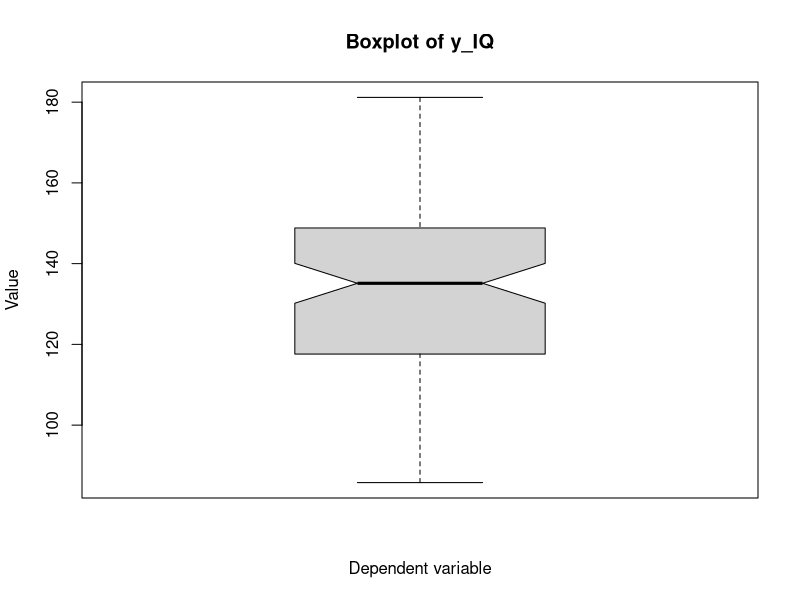
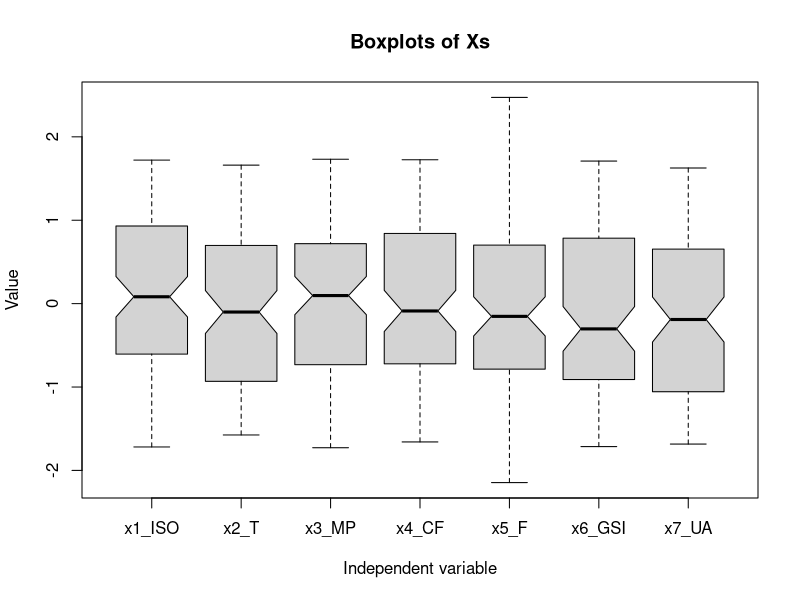
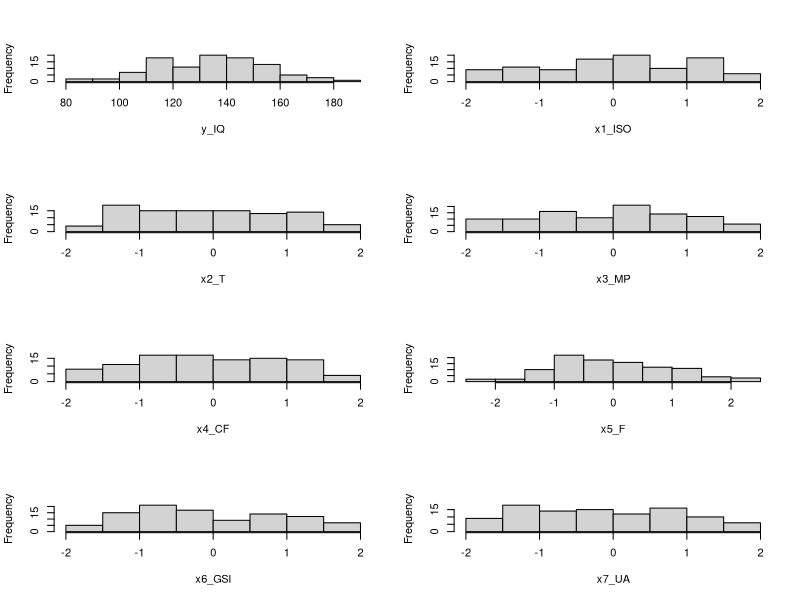
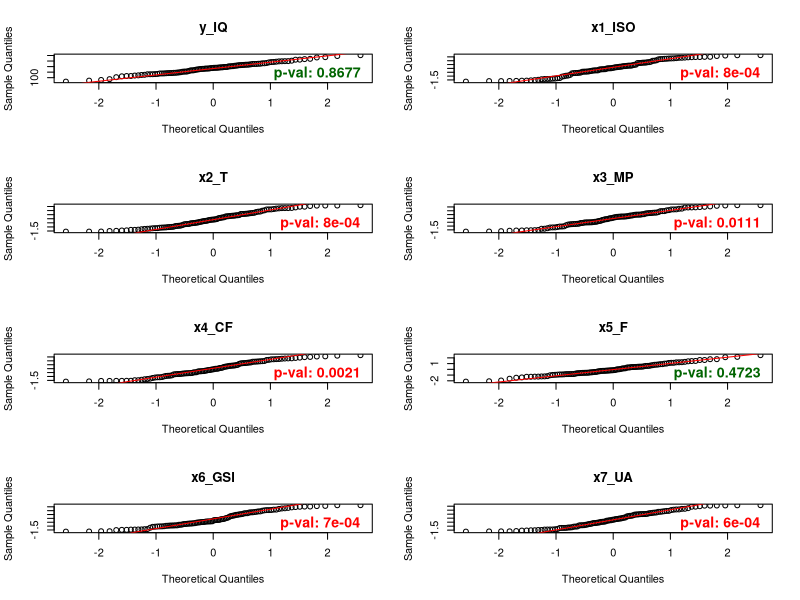
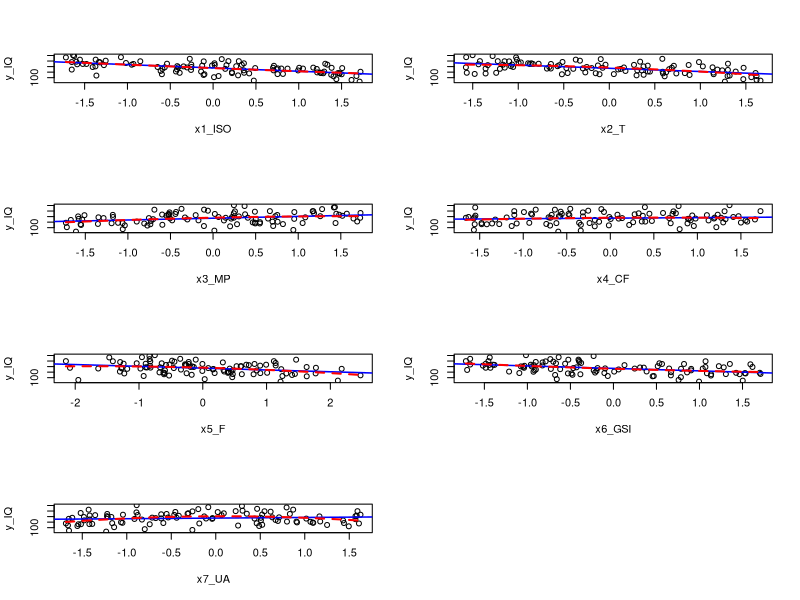
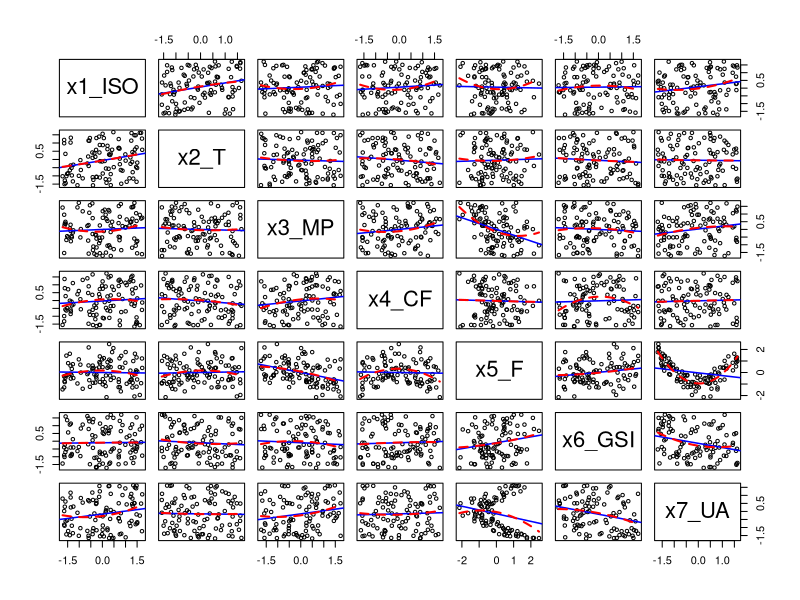
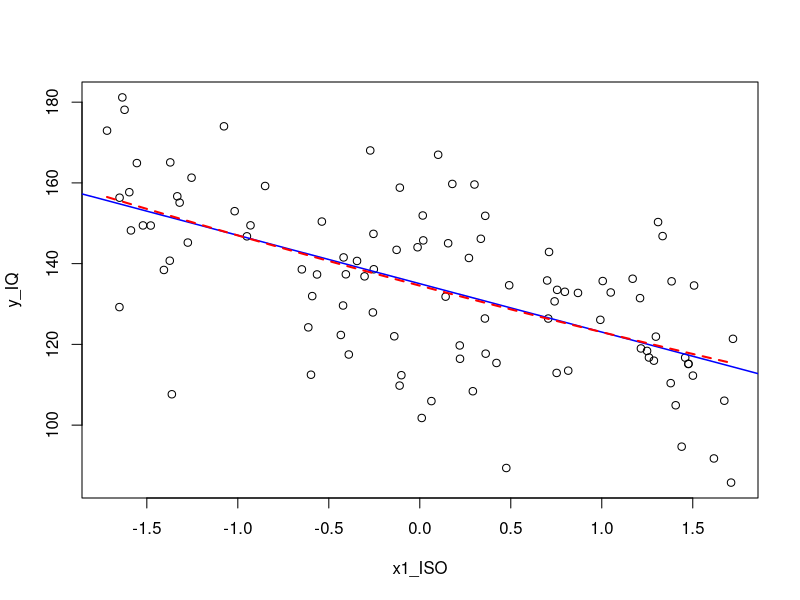
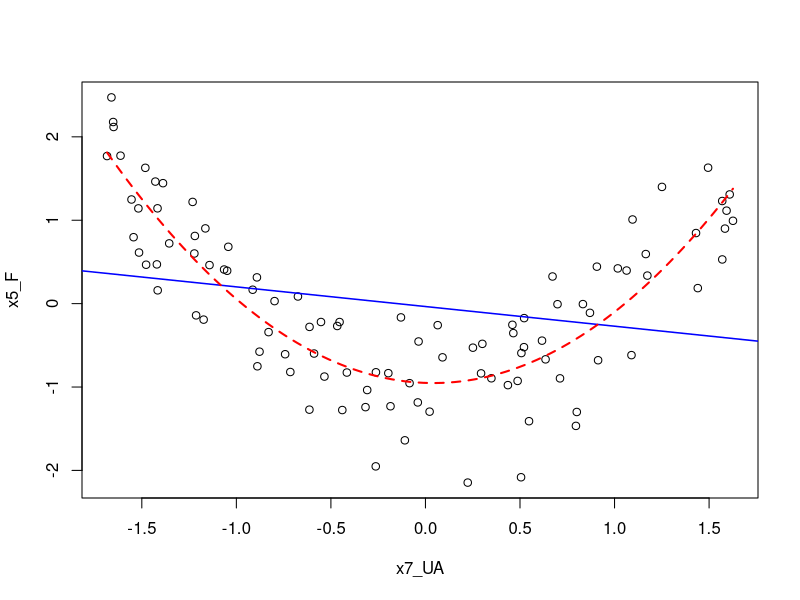

These figures' R source, in order:
# Weighs 0 Bytes (or, does it? *moon men starts playing*)
library(corrplot)       # guess
library(psych)          # corPlot
library(car)            # vrrrrrrom (per vif, multicollinearità)



# 0.1.
twist = read.csv("Dataset_N7.csv", header=T)
n = nrow(twist)
while("twist" %in% search()) detach("twist")
attach(twist)


twist_sorted = twist[order(y_IQ),]

head(twist_sorted)
tail(twist_sorted)


# 1.1.
summary(twist)
lista_variabili <- list(
    y_IQ = y_IQ, x1_ISO = x1_ISO, x2_T = x2_T, x3_MP = x3_MP, 
    x4_CF = x4_CF, x5_F = x5_F, x6_GSI = x6_GSI, x7_UA = x7_UA
)

cat(sprintf("%-8s %10.4s %10.4s\n", "", "StD", "Var"))
for(nome in names(lista_variabili)) {
    dati = lista_variabili[[nome]]
    cat(sprintf("%-8s %10.4f %10.4f\n", nome, sd(dati), var(dati)))
}

var_coeff_y = sd(y_IQ) / mean(y_IQ) * 100; var_coeff_y  # around 15%

# Old timey person (or catto)
png(filename = "plottwists/boxplot_y.png", width = 4, height = 6, units = "in", res = 300, bg = "white")
    boxplot(y_IQ, notch=T, main = "Boxplot of y_IQ", ylab = "Value", xlab = "Dependent variable")
dev.off()

png(filename = "plottwists/boxplots_xs.png", width = 8, height = 6, units = "in", res = 250, bg = "white")
    boxplot(x1_ISO, x2_T, x3_MP, x4_CF, x5_F, x6_GSI, x7_UA,
            notch = TRUE,
            xlab = 'Independent variable',
            ylab = 'Value',
            main = 'Boxplots of Xs',
            names = c("x1_ISO", "x2_T", "x3_MP", "x4_CF", "x5_F", "x6_GSI", "x7_UA")
    )
dev.off()


# 1.2.
# Creazione tabella frequenze per variabili continue
dati_frequenze_variabili <- list()

for(nome in names(lista_variabili)) {
    dati = lista_variabili[[nome]]

    k = ceiling(1 + 3.3 * log10(n))

    minimo = min(dati)
    massimo = max(dati)

    ampiezza = (massimo - minimo) / k
    limiti = minimo + 0:k * ampiezza
    limiti_tag = limiti

    classi = cut(dati, breaks = limiti, right = FALSE, include.lowest = TRUE)
    frequenza = as.integer(table(classi))
    limite_sx = head(limiti_tag, -1)
    limite_dx = tail(limiti_tag, -1)
    frequenza_relativa = frequenza / n

    tab_freq = data.frame(
        variabile = sprintf("%.2f < %s < %.2f", limite_sx, nome, limite_dx),
        classe = seq_along(frequenza),
        frequenza = frequenza,
        frequenza_relativa = frequenza_relativa,
        frequenza_cumulata = cumsum(frequenza),
        frequenza_relativa_cumulata = cumsum(frequenza_relativa)
    )

    dati_frequenze_variabili[[nome]] <- tab_freq
}

dati_frequenze_variabili

png(filename = "plottwists/hists.png", width = 10, height = 14, units = "in", res = 200, bg = "white")
par(mfrow = c(4, 2))
    for(nome in names(lista_variabili)) {
        dati = lista_variabili[[nome]]

        hist(dati, main='', xlab=nome)
    }
dev.off()


png(filename = "plottwists/qq_normals.png", width = 10, height = 14, units = "in", res = 200, bg = "white")
par(mfrow = c(4, 2))
    for(nome in names(lista_variabili)) {
    
    dati <- lista_variabili[[nome]]
    
    shapiro_risultato <- shapiro.test(dati)
    p_val <- round(shapiro_risultato$p.value, 4)
    
    qqnorm(dati, main = nome)
    qqline(dati, col = "red")
    
    mtext(text = paste("p-val:", p_val), 
            side = 1, 
            line = -1.2, 
            adj = 0.95,
            col = ifelse(p_val < 0.05, "red", "darkgreen"), 
            cex = 0.85, 
            font = 2)
    }
dev.off()


# 1.3.
pannello_lineare_e_quadratico <- function(x, y, ...) {
    points(x, y, ...)
    abline(lm(y ~ x), col = "blue", lwd = 1.5)
    seq_x <- seq(min(x, na.rm = TRUE), max(x, na.rm = TRUE), length.out = 100)
    modello_quadratico <- lm(y ~ poly(x, 2, raw = TRUE))
    predizioni_y <- predict(modello_quadratico, newdata = data.frame(x = seq_x))
    lines(seq_x, predizioni_y, col = "red", lwd = 2, lty = "dashed")
}

png(filename = "plottwists/scatters_y_vs_xs_lines.png", width = 10, height = 14, units = "in", res = 200, bg = "white")
par(mfrow = c(4, 2))
    for (name in names(lista_variabili)) {
        if (name != "y_IQ") {
            data = lista_variabili[[name]]
            plot(data, y_IQ, main='', xlab=name, ylab="y_IQ", type="n")
            pannello_lineare_e_quadratico(data, y_IQ, pch=1, col="black")
        }
}
dev.off()

independent_twist = twist
independent_twist$y_IQ = NULL

png(filename = "plottwists/scatters_all_lines.png", width = 14, height = 14, units = "in", res = 200, bg = "white")
    pairs(independent_twist, 
        panel = pannello_lineare_e_quadratico, 
        pch = 1, 
        col = "black", 
        cex = 0.7)
dev.off()

png(filename = "plottwists/x1_ISO_vs_y_IQ.png", width = 4, height = 4, units = "in", res = 400, bg = "white")
    plot(x1_ISO, y_IQ, type="n")
    pannello_lineare_e_quadratico(x1_ISO, y_IQ, pch=1, col="black")
dev.off()

png(filename = "plottwists/x7_UA_vs_x5_F.png", width = 4, height = 4, units = "in", res = 400, bg = "white")
    plot(x7_UA, x5_F, type="n")
    pannello_lineare_e_quadratico(x7_UA, x5_F, pch=1, col="black")
dev.off()


# 1.4.
cv = cov(twist)
cr = cor(twist)

png(filename = "plottwists/corrplot.png", width = 10, height = 10, units = "in", res = 200, bg = "white")
    corrplot(cr, method = 'ellipse')
dev.off()
# corrplot.mixed(cr, number.cex=0.8, tl.cex=0.8)

png(filename = "plottwists/corrplot_heatmap.png", width = 10, height = 10, units = "in", res = 200, bg = "white")
    corPlot(cr, cex = 1.1, show.legend=TRUE, main="Correlation plot")
dev.off()




# 2.1.
# We'll do it R way.
fit0 = lm(y_IQ ~ ., data=twist); summary(fit0)                                                  # R²=0.8408; x4_CF, x5_F**, x7_UA
fit1 = lm(y_IQ ~ .-x7_UA, data=twist); summary(fit1)                                            # R²=0.8408; -x7_UA
fit2 = lm(y_IQ ~ .-x7_UA-x4_CF, data=twist); summary(fit2)                                      # R²=0.8371; -x4_CF
                
fit00 = lm(y_IQ ~ .^2, data=twist); summary(fit00)                                              # R²=0.859; x4_CF, x5_F.,x7_USA, .^2-{x3_MP:x4_CF.} 
fit01 = lm(y_IQ ~ .-x7_UA-x4_CF+x3_MP:x4_CF, data=twist); summary(fit01)                        # R²=0.842; -x4_CF -x7_UA -.^2-{x3_MP:x4_CF}
                
                
fit000 = lm(y_IQ ~ .^2+I(x7_UA^2), data=twist); summary(fit000)                                 # R²=0.8672; x4_CF., x5_F, x7_UA, x7_UA^2*, .^2 
fit001 = lm(y_IQ ~ .+I(x7_UA^2)-x5_F-x7_UA, data=twist); summary(fit001)                        # R²=0.8488; x4_CF, x7_UA^2***; -x5_F -x7_UA -.^2
fit002 = lm(y_IQ ~ .+I(x7_UA^2)-x4_CF-x5_F-x7_UA, data=twist); summary(fit002)                  # R²=0.8456; -x4_CF
fit003 = lm(y_IQ ~ .+I(x7_UA^2)-x4_CF-x7_UA, data=twist); summary(fit003)                       # R²=0.8462; x7_UA^2*, x5_F; +x5_F
                
fit0000 = lm(y_IQ ~ .^2+I(x2_T^2)+I(x7_UA^2), data=twist); summary(fit0000)                     # R²=0.8899; x4_CF., x5_F, x7_UA, x7_UA^2*, .^2
fit0001 = lm(y_IQ ~ .+I(x2_T^2)+I(x7_UA^2)-x5_F-x7_UA, data=twist); summary(fit0001)            # R²=0.869; x4_CF, x7_UA^2***; -x5_F -x7_UA -.^2
fit0002 = lm(y_IQ ~ .+I(x2_T^2)+I(x7_UA^2)-x4_CF-x5_F-x7_UA, data=twist); summary(fit0002)      # R²=0.8666; -x4_CF
fit0003 = lm(y_IQ ~ .+I(x2_T^2)+I(x7_UA^2)-x4_CF-x7_UA, data=twist); summary(fit0003)           # R²=0.8667; x7_UA^2*, x5_F; +x5_F


cool_fits <- list(
    fit1 = fit1,
    fit01 = fit01,
    fit001 = fit001,
    fit002 = fit002,
    fit0001 = fit0001,
    fit0002 = fit0002
)


for (i in 1:4) {
    png(filename = sprintf("plottwists/diagnostics_%d.png", i), width = 8, height = 12, units = "in", res = 200, bg = "white")
    par(mfrow = c(3, 2))
        for (name in names(cool_fits)) {
            fit <- cool_fits[[name]]
        
            if (i < 4) {
                plot(fit, which = i, main = name)
        
            } else {
                cook <- cooks.distance(fit)
                threshold <- 4 / nobs(fit)
                
                plot(cook, type="h", main=name, ylim=c(0, 0.13), xlab="Obs. number", ylab="Cook's distance")
                
                abline(h=threshold, col="red", lty=2)       # Seizing the means of production
                
                influential <- which(cook > threshold)
                
                text(influential, cook[influential], labels=influential, pos=3, cex=0.8)
            }
        }
    dev.off()
}


AIC(fit1, fit01, fit001, fit002, fit0001, fit0002)
BIC(fit1, fit01, fit001, fit002, fit0001, fit0002)

fits_full <- list(
    fit0 = fit0,
    fit1 = fit1,
    fit2 = fit2,
    fit00 = fit00,
    fit01 = fit01,
    fit000 = fit000,
    fit001 = fit001,
    fit002 = fit002,
    fit003 = fit003,
    fit0000 = fit0000,
    fit0001 = fit0001,
    fit0002 = fit0002,
    fit0003 = fit0003
)

# Tabella riassuntiva per confrontare le metriche di tutti i modelli
confronto_modelli <- data.frame(
    RSS            = sapply(fits_full, function(m) deviance(m)),
    R2             = sapply(fits_full, function(m) summary(m)$r.squared),
    R2a            = sapply(fits_full, function(m) summary(m)$adj.r.squared),
    AIC            = sapply(fits_full, AIC),
    BIC            = sapply(fits_full, BIC)
)
print(confronto_modelli)


FLAG = fit0002       # Fits Like A Glove


png(filename = "plottwists/diagnostics_FLAG.png", width = 10, height = 10, units = "in", res = 200, bg = "white")
par(mfrow = c(2, 2))
    plot(FLAG)
dev.off()

confint(FLAG)

pole = residuals(FLAG)
shapiro.test(pole)      # gotta see if it's normal

vif(FLAG)               # variance inflation factor, multicollinearità
vif(fit0000)

# a small step for a man crrrrrrrrrrrrrrrrrrrrrrrrrrrrrrrrrr, a giant leap for mankind crrrrrrrrrrrrrrrrrrrrrrrrrrrrrr

# 99.

reg = lm(y_IQ ~ x1_ISO + x2_T + x3_MP + x4_CF + x5_F + x6_GSI + x7_UA, data = twist); print(summary(reg))

fff = step(lm(y_IQ ~ .^2 + I(x1_ISO^2) + I(x2_T^2) + I(x3_MP^2) + I(x4_CF^2) + I(x5_F^2) + I(x6_GSI^2) + I(x7_UA^2), 
    data = twist),
    direction = "both",
    trace = 1,
    k = log(n)
)
summary(fff)

png(filename = "plottwists/confidence_intervals.png", width = 10, height = 10, units = "in", res = 200, bg = "white")
par(mfrow = c(1, 1))
# INTERVALLI DI CONFIDENZA PARAMETRI MODELLO FINALE (2.5 % -> L, 97.5 % -> U)
c0 <- coef(FLAG)
cc <- confint(FLAG)

parametri <- seq_along(c0)[-1]
etichette_parametri <- names(c0)[parametri]
etichette_parametri <- sub("^I\\((.*)\\)$", "\\1", etichette_parametri)

stima <- c0[parametri]
limite_inf <- cc[parametri, 1]
limite_sup <- cc[parametri, 2]
y_pos <- rev(seq_along(parametri))

x_lim <- range(c(0, limite_inf, limite_sup))
x_pad <- diff(x_lim) * 0.05
if (x_pad == 0) x_pad <- 1
x_lim <- x_lim + c(-x_pad, x_pad)

old_par <- par(no.readonly = TRUE)
par(mar = c(5, 8, 4, 2) + 0.1)

plot(
    stima, y_pos,
    xlim = x_lim,
    ylim = c(0.5, length(parametri) + 0.5),
    axes = FALSE,
    xlab = "Estimated coefficient",
    ylab = "",
    pch = 19,
    main = "Confidence Intervals for Parameter Estimates"
)
abline(v = 0, col = "gray60", lty = 2)
segments(limite_inf, y_pos, limite_sup, y_pos)
segments(limite_inf, y_pos - 0.08, limite_inf, y_pos + 0.08)
segments(limite_sup, y_pos - 0.08, limite_sup, y_pos + 0.08)
points(stima, y_pos, pch = 19)
axis(side = 1)
axis(side = 2, at = y_pos, labels = etichette_parametri, las = 1)
box(bty = "l")

par(old_par)
dev.off()
